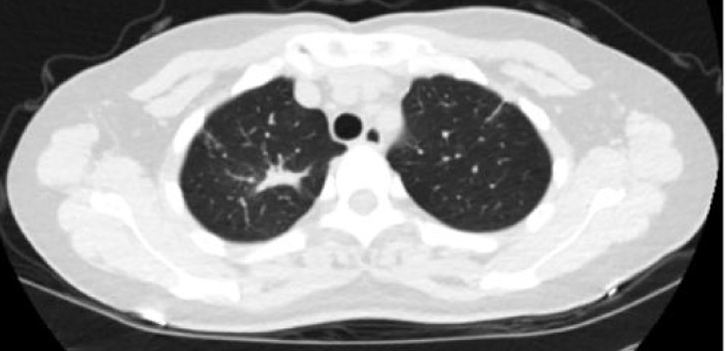
#> input picture predict/348.png, 727 x 351 px, given in place of artificial-intelligence.jpg, which was not available
$ jupyter execute --allow-errors covid2.ipynb   (shell and % lines are left out)   (text cells are left out)
#> lines starting #> are read from the running program, lines starting #| are printed output that depends on the picture; after the words box and inside, x2 and y2 are one past the last pixel; in counts of white or black regions, pixels touching at a corner belong together; pictures that were not available may be replaced by others from this repository, and a replacement may not be noted
[cell 1]
import numpy as np
import pandas as pd
import matplotlib.pyplot as plt
import seaborn as sns
import sklearn
import cv2

sns.set_style('darkgrid')
sns.set(font_scale=1.2)


from sklearn.model_selection import cross_val_score, train_test_split, GridSearchCV, RandomizedSearchCV,StratifiedKFold
from sklearn.preprocessing import LabelEncoder, StandardScaler, MinMaxScaler, OneHotEncoder
from sklearn.metrics import confusion_matrix, classification_report, mean_absolute_error, mean_squared_error,r2_score
# from sklearn.metrics import plot_confusion_matrix, plot_precision_recall_curve, plot_roc_curve, accuracy_score
# from sklearn.metrics import auc, f1_score, precision_score, recall_score, roc_auc_score

import tensorflow as tf
# [7 lines of commented-out code are left out]
import keras
from keras.models import save_model, load_model, Sequential
from keras.layers import Activation, BatchNormalization, Dense, Dropout, Flatten
from keras.optimizers import Adam, Adagrad, RMSprop, SGD
from keras.regularizers import l1,l2,l1_l2

#For Convolutional Neural Networks
from keras.utils.np_utils import to_categorical
from keras.preprocessing.image import ImageDataGenerator
from keras.preprocessing import image
from keras.layers import Conv2D, MaxPooling2D, AveragePooling2D
from keras.callbacks import TensorBoard

import warnings
warnings.filterwarnings('ignore')


pd.set_option('display.max_columns',None)
#pd.set_option('display.max_rows',None)
pd.set_option('display.width', 1000)

np.random.seed(0)
np.set_printoptions(suppress=True)
tf.random.set_seed(0)
#> (this line was passed over: tensorflow is not available in this run)

#> (a cell that did not finish here is left out)

#> (a cell that did not finish here is left out)

#> (a cell that did not finish here is left out)

#> (a cell that did not finish here is left out)

#> (a cell that did not finish here is left out)

#> (a cell that did not finish here is left out)

#> (a cell that did not finish here is left out)

[cell 9]
im = plt.imread('artificial-intelligence.jpg')
#> im is the input picture: shape (351, 727, 4) float32; mean R, G, B, A 0.593, 0.593, 0.593, 1

[cell 10]
plt.imshow(im)
plt.show()

[cell 11]
im.shape
#> Out = (351, 727, 4)

[cell 12]
R = im[:,:,0]
G = im[:,:,1]
B = im[:,:,2]

[cell 13]
fig, (ax1,ax2,ax3) = plt.subplots(1,3,figsize=(10,15))
ax1.imshow(R,cmap='gray')
ax2.imshow(G,cmap='gray')
ax3.imshow(B,cmap='gray')
plt.show()
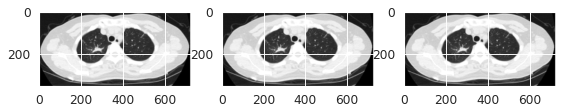
#> figure drawn by matplotlib, 3 panels

[cell 14]
G2 = im.copy()

[cell 15]
G2[:,:,1] = 255

[cell 16]
plt.imshow(G2)  #Full Green Channel
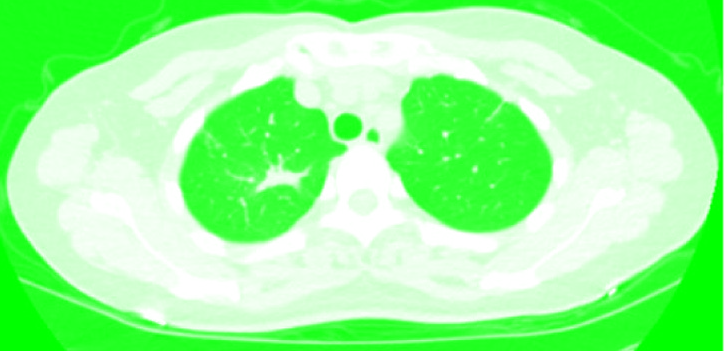
#> shown: shape (351, 727, 4) float32; mean R, G, B, A 0.593, 1, 0.593, 1

[cell 17]
img = cv2.imread('artificial-intelligence.jpg')
#> img: shape (351, 727, 3); min 0, max 255, mean 151.4

[cell 18]
imgraycv2 = cv2.cvtColor(img,cv2.COLOR_RGB2GRAY)

[cell 19]
plt.imshow(imgraycv2, cmap='gray')

[cell 20]
fix_img = cv2.cvtColor(img,cv2.COLOR_BGR2RGB)

[cell 21]
plt.imshow(fix_img)

[cell 22]
fix_img.shape
#> Out = (351, 727, 3)

[cell 23]
resizeimg = cv2.resize(fix_img,(400,400))
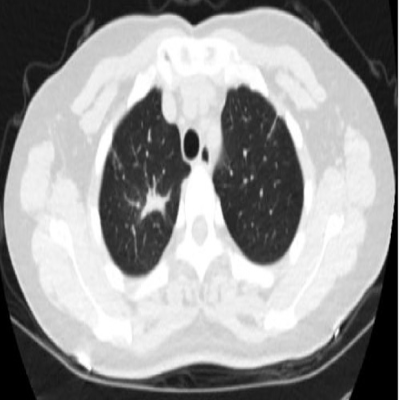
#> resizeimg: shape (400, 400, 3); min 0, max 255, mean 151.3

[cell 24]
plt.imshow(resizeimg)

[cell 25]
cv2.imwrite("small.jpg", fix_img)
#> Out = True

[cell 26]
img = cv2.imread('artificial-intelligence.jpg')

[cell 27]
plt.imshow(img)

[cell 28]
imrgb = cv2.cvtColor(img,cv2.COLOR_RGB2BGR)

[cell 29]
plt.imshow(imrgb)

[cell 30]
#Gamma Correction : Practical Effect of Increasing Brightness
gamma = 2.0
result = np.power(imrgb,gamma)
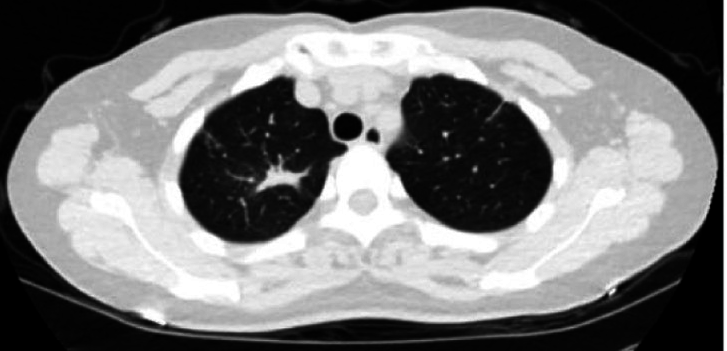
#> result: shape (351, 727, 3) float64; min 0, max 65025, mean 31400.9; drawn with min black and max white
plt.imshow(result)
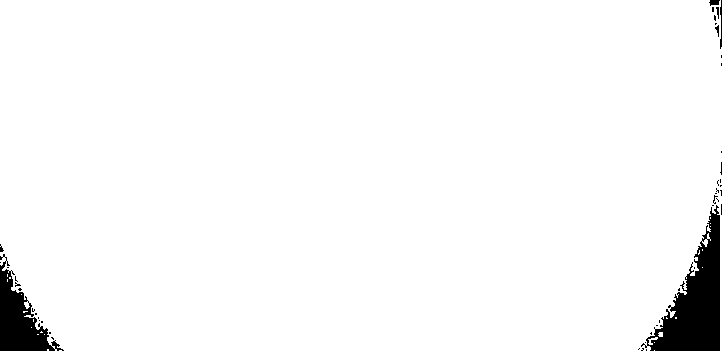
#> shown: shape (351, 727, 3) float64; values 0 (black) and 1 (white), 96.9% white; 45 black regions (39 under 20 px), largest, box (x1, y1, x2, y2) and area: (641, 205, 720, 351) 5032, (0, 254, 64, 351) 2546, (720, 0, 722, 49) 65, (709, 0, 720, 6) 48, (715, 25, 719, 37) 24, (716, 7, 719, 19) 22

[cell 31]
img = cv2.imread('artificial-intelligence.jpg')

[cell 32]
plt.imshow(img)

[cell 33]
blur = cv2.blur(img,ksize=(15,15))
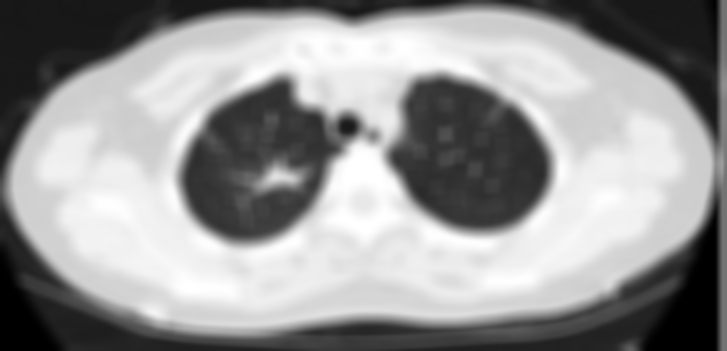
#> blur: shape (351, 727, 3); min 0, max 255, mean 151.3

[cell 34]
plt.imshow(blur)

[cell 35]
img = cv2.imread('artificial-intelligence.jpg')

[cell 36]
plt.imshow(img)

[cell 37]
gaussianblur = cv2.GaussianBlur(img,(5,5),2)

[cell 38]
plt.imshow(gaussianblur)

[cell 39]
img = cv2.imread('artificial-intelligence.jpg')

[cell 40]
plt.imshow(img)

[cell 41]
median = cv2.medianBlur(img,3)

[cell 42]
plt.imshow(median)

[cell 43]
img = cv2.imread('artificial-intelligence.jpg')

[cell 44]
plt.imshow(img)

[cell 45]
bilateral = cv2.bilateralFilter(img,23,15,15)

[cell 46]
plt.imshow(bilateral)

[cell 47]
covid100 = cv2.imread('train\\covid\\100.png')
covid100

[cell 48]
covid100.shape
#> Out = (351, 727, 3)

[cell 49]
plt.imshow(covid100)
plt.show()

[cell 50]
covid100.max()
#> Out = 255
